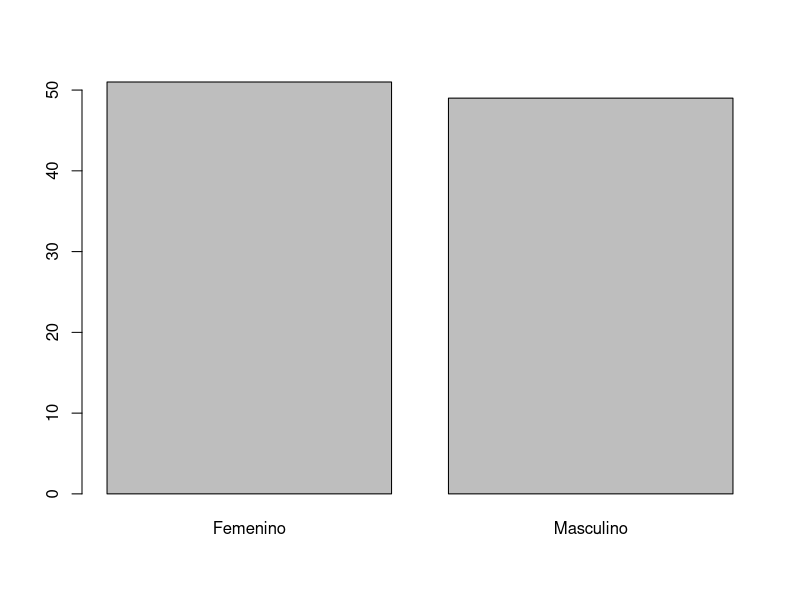

Write the R code that produced this figure.
#===============================================================================
# Redacción de artículos académicos con R
# 02. Estructuras y primeras operaciones
# Estudiante: César Francisco Chiriboga Arroyo
#===============================================================================

# Clase 2:Estructuras y primeras operaciones ------------------------------


# Manipulacion de un vector -----------------------------------------------

# Ejercicio 1:
# 1. Crear un vector (cualquiera) de 5 elementos  

vector <- c(100,282,2,1,0)

# 2. Extraer elemento de la posición 1

vector[1]

# 3. Extraer elementos de la posición 3 y 5

#Posición 3
vector[3]

#Posición 5

vector[5]

# R como calculadora ------------------------------------------------------

# Ejercicio 2:
# 1.Crear 2 vectores numéricos con 60 elementos usando la función sample

a <- 1:100
a
vector1 <- sample(x = a, size = 60,replace = TRUE)
vector1
length(vector1)

b <- 100:1000

vector2 <- sample(x = b, size = 60,replace = TRUE)
vector2
length(vector2)

# 2. Sumar los dos vectores

vector_sum <- vector1 + vector2
vector_sum

# 3. Restar los dos vectores

vector_res <- vector1 - vector2
vector_res

# 4. Multiplicar los dos vectores

#Multiplicación de elementos

vector_mult <- vector1 * vector2
vector_mult

#Producto escalar


vect_prod_esc <- vector1%*%vector2
vect_prod_esc

# 5. Dividir los dos vectores

vector_div <- vector1 / vector2
vector_div

# Operaciones estadísticas básicas ----------------------------------------

# Ejercicio 3:
# 1. Sumas los elementos de cada vector (usar los vectores creados en el ejercicio 2)

vect1_sum <- sum(vector1)
vect1_sum 

vect2_sum <- sum(vector2)
vect2_sum 

# 2. Obtener el valor máximo de cada vector

max_vect1 <- max(vector1)
max_vect1

max_vect2 <- max(vector2)
max_vect2

# 2. Obtener el percentil 45 de cada vector

percentil45_vect1 <- quantile(vector1, 0.45)
percentil45_vect1 

percentil45_vect1 <- quantile(vector1, 0.45)
percentil45_vect1 

# Operadores lógicos ------------------------------------------------------

# Ejercicio 4:
# 1. Filtrar el primer vector para aquellos elementos superiores o iguales
# a la mediana, usando el operador lógico: >=

median(vector1)
filtro1 <- vector1[vector1 >= median(vector1)]
filtro1

# 2. Filtrar el segundo vector para aquellos elementos  usando dos operadores lógicos: < 
# Los elementos que estan entre el quartil 25 y 75

vector2

quantile(vector2,0.25)# 300.25
quantile(vector2,0.75)# 713.5

filtro2 <- vector2[which(vector2 > quantile(vector2,0.25) &
                         vector2 < quantile(vector2,0.75))]
filtro2

# Fechas ------------------------------------------------------------------

# Ejercicio 5:
# 1. Crear un vector con fechas

fecha <- c("12-04-2021")

# 2. Obtener la clase del vector creado

class(fecha)

# 3. Convertir el vector a fecha

fecha_conv <- as.Date(fecha, format = "%d-%m-%Y")
fecha_conv

# 4. Obtener los atributos del vector final

attributes(fecha_conv)


## Horas------------------------------------------------------------------------

# Ejercicio 6:

# Obtener la hora actual con el uso horario de europa, Paris

now_ct <-Sys.time()
now_ct

fecha_hora_pr <- structure(now_ct, tzone = "Europe/Paris")
fecha_hora_pr

# Obtener la hora actual con el uso horario de America, New_York

now_ct2 <-Sys.time()
now_ct2

fecha_hora_ny <- structure(now_ct2, tzone = "America/New_York")
fecha_hora_ny

# Crear muestras aleatorias -----------------------------------------------

# Ejercicio 7

# 1. Crear un vector aleatorio de tipo caracter, de tamaño 100 y graficar

set.seed(1)
vect_char <- sample(c("Masculino","Femenino"), size = 100, replace = TRUE)
vect_char
class(vect_char)


# 2. Transformar a factor

fact_vect_char <- factor(vect_char)
fact_vect_char
class(fact_vect_char)


plot(fact_vect_char)

# 3. Crear un vector aleatorio de tipo numérico, de tamaño 100

set.seed(1)
vect_char <- sample(c("Masculino","Femenino"), size = 100, replace = TRUE)

vect_num <- sample(1:3000, size = 100, replace = TRUE)
vect_num
class(vect_num)

# 4. Transformar a factor

factor(vect_num)


# Listas ------------------------------------------------------------------

# Ejercicio 8
# 1. Crear una lista con un elemento: caracter, entero, lógico y numérico

lista <- list(a = sample(c("Femenino","Masculino", "Otro"), size = 15, replace = TRUE), b = sample(1:100, size = 20, replace = TRUE),
              c = sample(c(TRUE, FALSE), size = 20, replace = TRUE), d = as.numeric(sample(1:200, size = 15)))

class(lista)


# 2. Mostrar los elementos de esa lista

str(lista)

# 3- Extraer los elementos de la lista

#Primer elemento de la lista

lista$a

#Segundo elemento de la lista

lista$b

#Tercer elemento de la lista

lista$c

#Cuarto elemento de la lista

lista$d

# 4. Extraer un elemento de la lista pero, como lista

#Extraer del primer componente, el cuarto elemento

lista[[1]][4]

#Extraer del segundo componente, el quinceavo elemetno

lista[[2]][15]

# Tablas o data.frames ----------------------------------------------------

# Ejercicio 9: usar el data frame mtcars 

library(tidyverse)

# 1. Ver la clase del data frame

class(mtcars)

# 2. Ver los atributos del data frame

attributes(mtcars)

# 3. Ver la dimensión

dim(mtcars)

# 4. Extraer de la tercera fila de la tabla:

View(mtcars)

mtcars[3,]

# 5. Extraer la fila 1,2 y las columnas 2 y 3 

mtcars[1:2, 2:3]

# 6. Crear una nueva variable en la tabla que sea la suma de la variable: carb

library(tidyverse)

mtcars %>% summarise(carb_sum = sum(carb))
view(mtcars)

# Filtrar una tabla -------------------------------------------------------

# Ejercicio 9: usar el data frame iris

iris

# 1. Filtrar la base 1 variable: en la variable "Species" se filtre solo por "setosa"

iris_filt1 <- iris %>% filter(Species == "setosa")
iris_filt1


# 2. Filtrar la base 2 variables: Sepal.Length mayor a 4.9 y Sepal.Width menor a 3.6

iris_filt2 <- iris %>% filter(Sepal.Length >= 4.9 & Sepal.Width < 3.6)
iris_filt2

#Comprobación control de versiones

